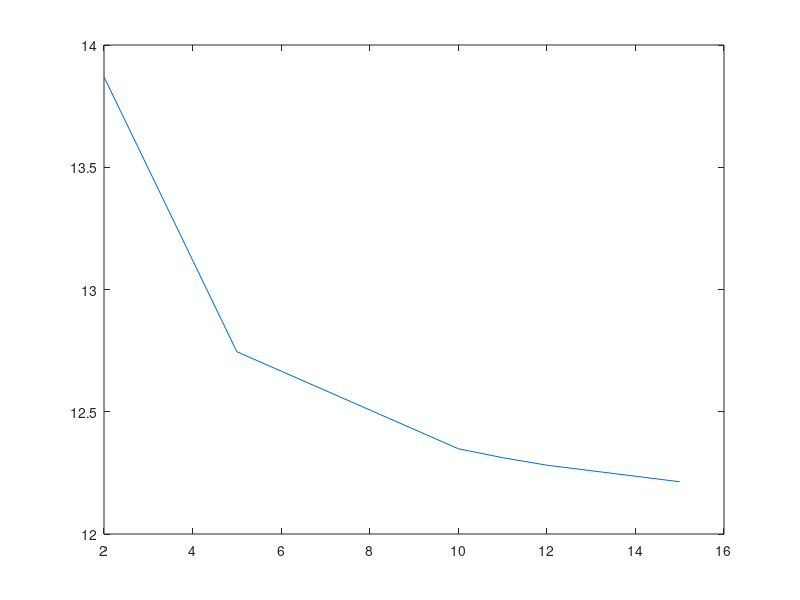

This chart was generated by the following MATLAB code:
%Question 2
clc;clear;



fun = @(R) (sqrt(2*R/(1+R))-1) + sqrt(1/R)*(1-sqrt(2/(1+R))) - (sqrt(2)-1)*(1+sqrt(1/R));
R0 = 1;
Ra = fsolve(fun,R0);

S = [2;5;10;11;12;15];
for i = 1:length(S)
    funb = @(R) (sqrt(2*R/(1+R))-1) + sqrt(1/R)*(1-sqrt(2/(1+R))) - ((sqrt(2*R*S(i)/(1+R*S(i)))-1) + sqrt(1/(R*S(i)))*(sqrt(2/(1+S(i)))-sqrt(2/(1+R*S(i)))) +(sqrt(2*S(i)/(R+R*S(i)))-sqrt(1/R)));
    Rb(i) = fsolve(funb,R0);
end

plot(S,Rb)

fprintf('a) The value of R where the total impulseHohmann transfer is\n')
fprintf('   the same as the bi-parabolic transfer: %.8f\n', Ra)
fprintf('b) The value of R where the total impulseHohmann transfer is\n')
fprintf('   the same as the bi-elliptic transfer for:\n')
for ii = 1:length(S)
    fprintf('   S = %.d: %.8f\n',S(ii),Rb(ii))
end
